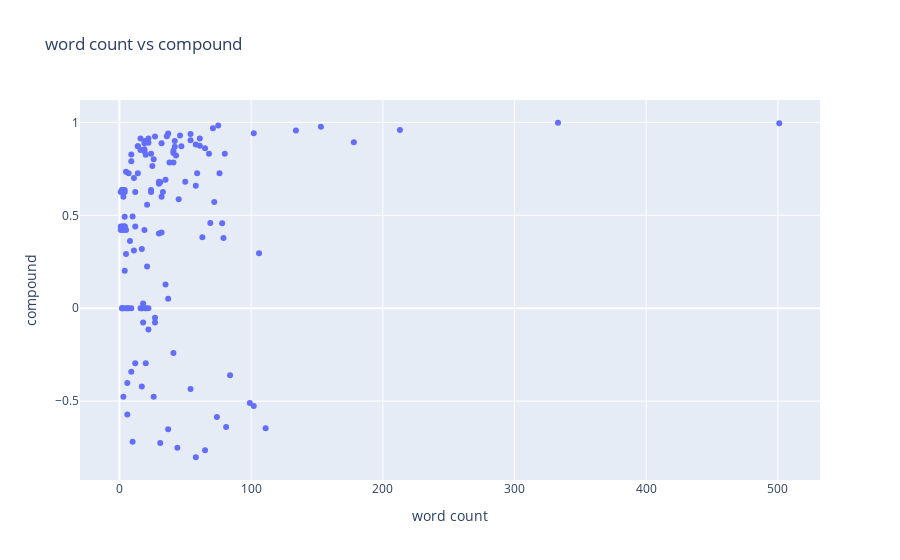

Notebook cell for this chart:
### Code cell
# Lets see word_count vs compound

fig=go.Figure(go.Scatter(x=new_df['review'].apply(lambda x: len(x.split())), y=new_df.compound,mode='markers'))
fig.update_layout(xaxis=dict(
                            title='word count'),
                  yaxis=dict(
                            title='compound'),
                  title='word count vs compound',
                  autosize=False
                 )
fig.show()

### Figure 1 — Plotly figure (JSON) as saved in the notebook; plotly's stock layout.template omitted (floating-point values rounded to 4 significant figures; data arrays with more than 128 entries replaced by an {"elided": "..."} marker saying what was removed)
{"data": [{"mode": "markers", "type": "scatter", "x": {"elided": "139 int values"}, "y": {"elided": "139 float values"}}], "layout": {"autosize": false, "title": {"text": "word count vs compound"}, "xaxis": {"title": {"text": "word count"}}, "yaxis": {"title": {"text": "compound"}}}}
